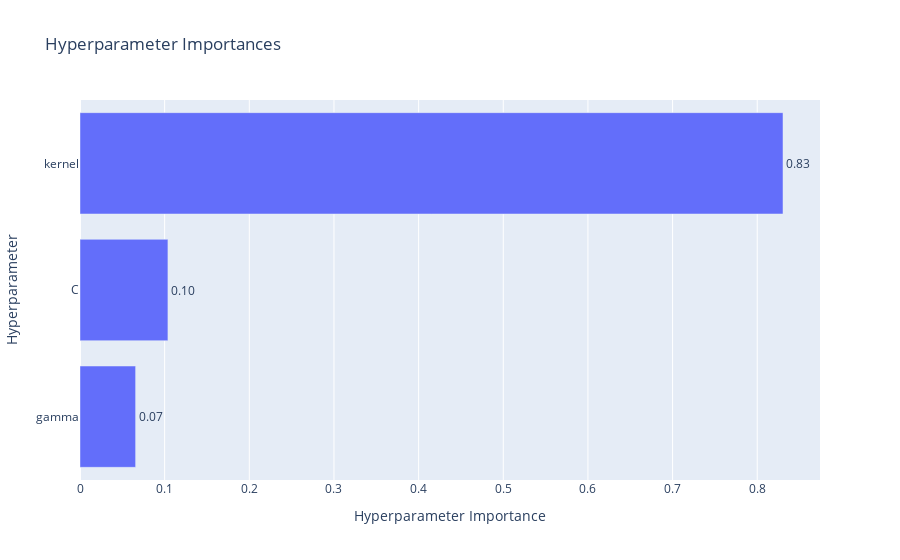
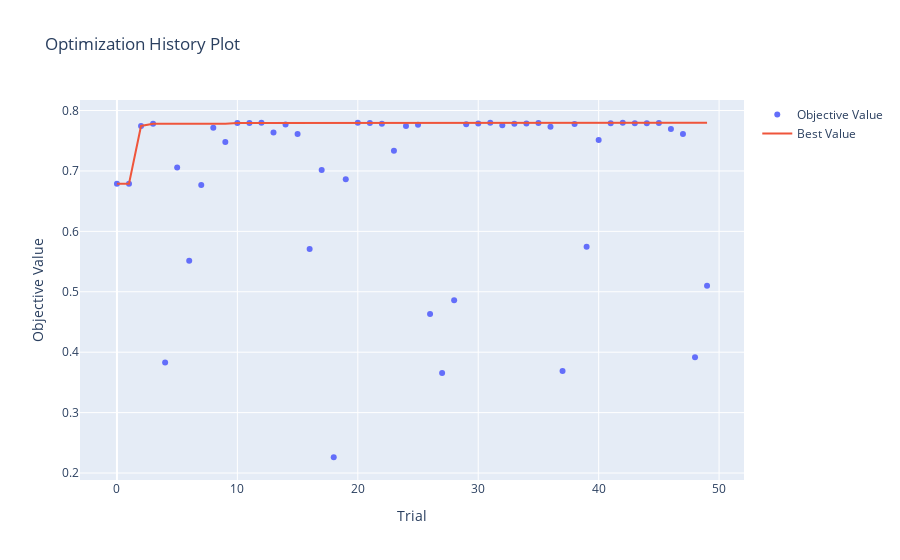

Here is the notebook cell these charts were saved with, in order:
### Code cell
# Plotting parameter importance
optuna.visualization.plot_param_importances(study).show()

# Plotting optimization history
optuna.visualization.plot_optimization_history(study).show()

### Figure 1 — Plotly figure (JSON) as saved in the notebook; plotly's stock layout.template omitted (floating-point values rounded to 4 significant figures)
{"data": [{"cliponaxis": false, "hovertemplate": ["gamma (CategoricalDistribution): 0.0656980798767403<extra></extra>", "C (FloatDistribution): 0.1038712658983928<extra></extra>", "kernel (CategoricalDistribution): 0.830430654224867<extra></extra>"], "name": "Objective Value", "orientation": "h", "text": ["0.07", "0.10", "0.83"], "textposition": "outside", "type": "bar", "x": [0.0657, 0.1039, 0.8304], "y": ["gamma", "C", "kernel"]}], "layout": {"title": {"text": "Hyperparameter Importances"}, "xaxis": {"title": {"text": "Hyperparameter Importance"}}, "yaxis": {"title": {"text": "Hyperparameter"}}}}

### Figure 2 — Plotly figure (JSON) as saved in the notebook; plotly's stock layout.template omitted (floating-point values rounded to 4 significant figures)
{"data": [{"mode": "markers", "name": "Objective Value", "type": "scatter", "x": [0, 1, 2, 3, 4, 5, 6, 7, 8, 9, 10, 11, 12, 13, 14, 15, 16, 17, 18, 19, 20, 21, 22, 23, 24, 25, 26, 27, 28, 29, 30, 31, 32, 33, 34, 35, 36, 37, 38, 39, 40, 41, 42, 43, 44, 45, 46, 47, 48, 49], "y": [0.6787, 0.679, 0.7744, 0.7781, 0.3831, 0.7057, 0.5512, 0.6768, 0.7716, 0.748, 0.7795, 0.7795, 0.7796, 0.7635, 0.7769, 0.7612, 0.5707, 0.7018, 0.2261, 0.6862, 0.7796, 0.7795, 0.7781, 0.7334, 0.7746, 0.7764, 0.4632, 0.3656, 0.4862, 0.7773, 0.7787, 0.7798, 0.7758, 0.7781, 0.7787, 0.7795, 0.7731, 0.3687, 0.7776, 0.5745, 0.7513, 0.7791, 0.7798, 0.7789, 0.7789, 0.7792, 0.7693, 0.7612, 0.3915, 0.51]}, {"mode": "lines", "name": "Best Value", "type": "scatter", "x": [0, 1, 2, 3, 4, 5, 6, 7, 8, 9, 10, 11, 12, 13, 14, 15, 16, 17, 18, 19, 20, 21, 22, 23, 24, 25, 26, 27, 28, 29, 30, 31, 32, 33, 34, 35, 36, 37, 38, 39, 40, 41, 42, 43, 44, 45, 46, 47, 48, 49], "y": [0.6787, 0.679, 0.7744, 0.7781, 0.7781, 0.7781, 0.7781, 0.7781, 0.7781, 0.7781, 0.7795, 0.7795, 0.7796, 0.7796, 0.7796, 0.7796, 0.7796, 0.7796, 0.7796, 0.7796, 0.7796, 0.7796, 0.7796, 0.7796, 0.7796, 0.7796, 0.7796, 0.7796, 0.7796, 0.7796, 0.7796, 0.7798, 0.7798, 0.7798, 0.7798, 0.7798, 0.7798, 0.7798, 0.7798, 0.7798, 0.7798, 0.7798, 0.7798, 0.7798, 0.7798, 0.7798, 0.7798, 0.7798, 0.7798, 0.7798]}, {"marker": {"color": "#cccccc"}, "mode": "markers", "name": "Infeasible Trial", "showlegend": false, "type": "scatter", "x": [], "y": []}], "layout": {"title": {"text": "Optimization History Plot"}, "xaxis": {"title": {"text": "Trial"}}, "yaxis": {"title": {"text": "Objective Value"}}}}
